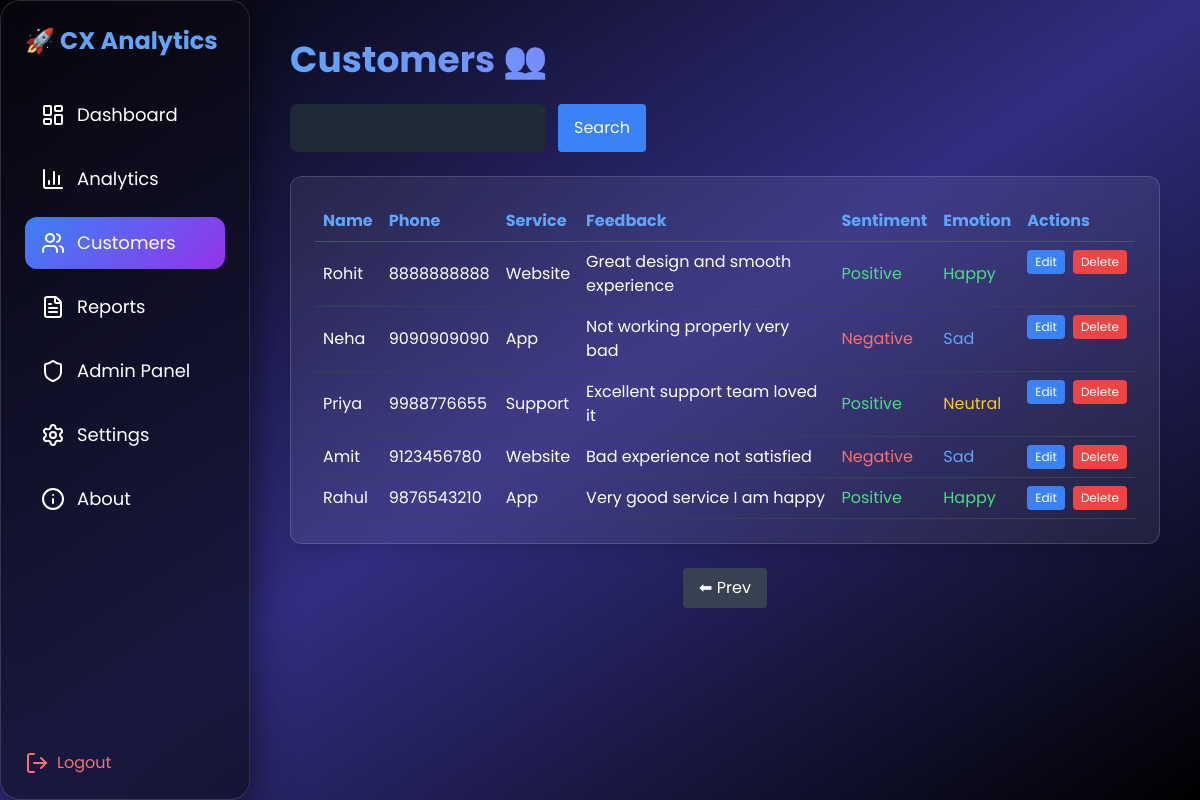
The page /customers?page=2 (signed in) on the database its author committed.
### models.py (models this page shows)
class Feedback(db.Model):
    id = db.Column(db.Integer, primary_key=True)
    name = db.Column(db.String(100))
    phone = db.Column(db.String(20))
    service = db.Column(db.String(100))
    text = db.Column(db.Text)
    sentiment = db.Column(db.String(20))
    emotion = db.Column(db.String(20))
    user_id = db.Column(db.Integer, db.ForeignKey('user.id'))

### app.py (the view)
@app.route('/customers')
@login_required
def customers():
    search = request.args.get('search')
    page = request.args.get('page', 1, type=int)
    query = Feedback.query.filter_by(user_id=current_user.id)
    if search and search.strip() != "":
        query = query.filter(
            Feedback.name.contains(search) |
            Feedback.service.contains(search)
        )
    feedbacks = query.order_by(Feedback.id.desc()).paginate(page=page, per_page=5)
    return render_template('customers.html', feedbacks=feedbacks)

### app.py (called while the page is built)
@login_manager.user_loader
def load_user(user_id):
    return User.query.get(int(user_id))

### templates/customers.html (shortened to what this page needs)
{% extends "base.html" %}
{% block content %}
<h2 class="text-4xl font-bold mb-6 bg-gradient-to-r from-blue-400 to-purple-500 bg-clip-text text-transparent">
</h2>
<form method="GET" class="flex gap-3 mb-6">
    <input type="text" name="search" value="{{ request.args.get('search','') }}"
           class="p-3 w-64 bg-gray-800 rounded-lg focus:outline-none">
    <button class="bg-blue-500 px-4 py-2 rounded hover:bg-blue-600 transition">
        Search
    </button>
</form>
<div class="glass p-6 rounded-xl shadow-lg">
    <table class="w-full text-left">
        <tr class="border-b border-gray-600 text-blue-400">
            <th class="p-2">Name</th>
            <th class="p-2">Phone</th>
            <th class="p-2">Service</th>
            <th class="p-2">Feedback</th>
            <th class="p-2">Sentiment</th>
            <th class="p-2">Emotion</th>
            <th class="p-2">Actions</th>
        </tr>
        {% if feedbacks.items %}
            {% for f in feedbacks.items %}
            <tr class="border-b border-gray-700 hover:bg-white/5 transition">
                <td class="p-2">{{ f.name }}</td>
                <td class="p-2">{{ f.phone }}</td>
                <td class="p-2">{{ f.service }}</td>
                <td class="p-2">{{ f.text }}</td>
                <td class="p-2">
                    <span class="
                        {% if f.sentiment=='Positive' %}text-green-400
                        {% elif f.sentiment=='Negative' %}text-red-400
                        {% else %}text-yellow-400{% endif %}
                    ">
                        {{ f.sentiment }}
                    </span>
                </td>
                <td class="p-2">
                    <span class="
                        {% if f.emotion=='Happy' %}text-green-400
                        {% elif f.emotion=='Sad' %}text-blue-400
                        {% elif f.emotion=='Angry' %}text-red-400
                        {% else %}text-yellow-400{% endif %}
                    ">
                        {{ f.emotion }}
                    </span>
                </td>
                <td class="p-2 flex gap-2">
                    <a href="/edit/{{ f.id }}"
                       class="px-2 py-1 bg-blue-500 rounded text-xs hover:bg-blue-600">
                        Edit
                    </a>
                    <a href="/delete/{{ f.id }}"
                       class="px-2 py-1 bg-red-500 rounded text-xs hover:bg-red-600"
                       onclick="return confirm('Delete this record?')">
                        Delete
                    </a>
                </td>
            </tr>
            {% endfor %}
        {% else %}
            <tr>
                <td colspan="7" class="text-center p-4 text-gray-400">
                    No Customers Found
                </td>
            </tr>
        {% endif %}
    </table>
</div>
<div class="mt-6 flex justify-center gap-3">
    {% if feedbacks.has_prev %}
    <a href="?page={{ feedbacks.prev_num }}"
       class="px-4 py-2 bg-gray-700 rounded hover:bg-gray-600">
        ⬅ Prev
    </a>
    {% endif %}
</div>
{% endblock %}

### templates/base.html (style rules this page uses)
body { font-family: 'Poppins', sans-serif; }
button, a { transition: all 0.3s ease; }
.glass { background: rgba(255, 255, 255, 0.07); backdrop-filter: blur(20px); border-radius: 20px; border: 1px solid rgba(255,255,255,0.15); box-shadow: 0 10px 40px rgba(0,0,0,0.6); }

### rows shown on the page
Feedback: name "Rohit", phone "8888888888", service "Website", text "Great design and smooth experience", sentiment "Positive", emotion "Happy"
Feedback: name "Neha", phone "9090909090", service "App", text "Not working properly very bad", sentiment "Negative", emotion "Sad"
Feedback: name "Priya", phone "9988776655", service "Support", text "Excellent support team loved it", sentiment "Positive", emotion "Neutral"
Feedback: name "Amit", phone "9123456780", service "Website", text "Bad experience not satisfied", sentiment "Negative", emotion "Sad"
Feedback: name "Rahul", phone "9876543210", service "App", text "Very good service I am happy", sentiment "Positive", emotion "Happy"
